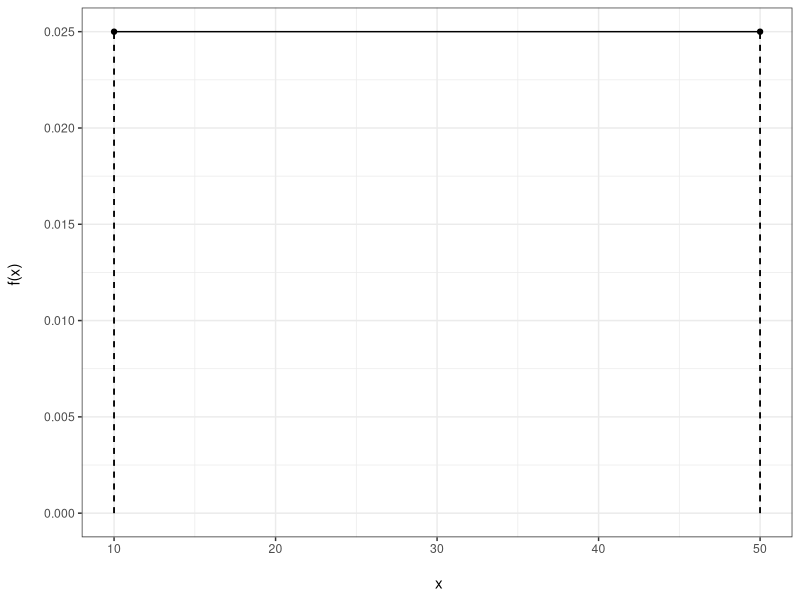
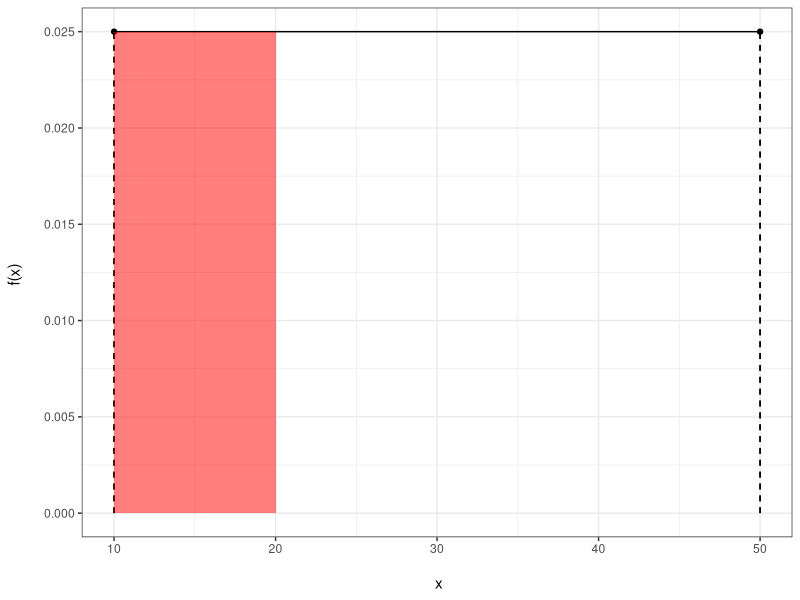
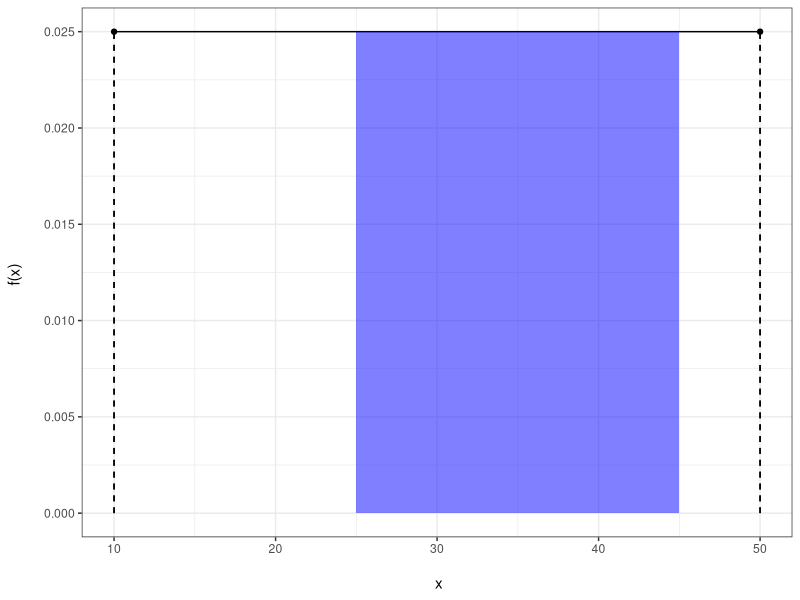

These figures' R source, in order:
## ---- chunk 1
library(ggplot2)

a=10
b=50

d<-data.frame(x=c(a,b),y=c(1/40,1/40))

ggplot(d, aes(x=x,y=y))+geom_point()+geom_line() + xlim(c(a, b)) + ylim(0, 1/(b - a)) +
      labs(x = "\n x", y = "f(x) \n") +
    theme(plot.title = element_text(hjust = 0.5),
          axis.title.x = element_text(face="bold", colour="blue", size = 12),
          axis.title.y = element_text(face="bold", colour="blue", size = 12)) +
    geom_segment(x=a, y=0, xend=a, yend=1/(b - a),linetype = "dashed") +
    geom_segment(x=b, y=0, xend=b, yend=1/(b - a),linetype = "dashed") +
    theme_bw()
## ---- chunk 2
a=10
b=50

d<-data.frame(x=c(a,b),y=c(1/40,1/40))

ggplot(d, aes(x=x,y=y))+geom_point()+geom_line() + xlim(c(a, b)) + ylim(0, 1/(b - a)) +
      labs(x = "\n x", y = "f(x) \n") +
    theme(plot.title = element_text(hjust = 0.5),
          axis.title.x = element_text(face="bold", colour="blue", size = 12),
          axis.title.y = element_text(face="bold", colour="blue", size = 12)) +
    geom_segment(x=a, y=0, xend=a, yend=1/(b - a),linetype = "dashed") +
    geom_segment(x=b, y=0, xend=b, yend=1/(b - a),linetype = "dashed") +
    theme_bw()+
    annotate("rect", 
           xmin = 10, 
           xmax = 20,
           ymin = 0,
           ymax = 1/40,
           fill = "red", alpha=0.5) 

## ---- chunk 3
a=10
b=50

d<-data.frame(x=c(a,b),y=c(1/40,1/40))

ggplot(d, aes(x=x,y=y))+geom_point()+geom_line() + xlim(c(a, b)) + ylim(0, 1/(b - a)) +
      labs(x = "\n x", y = "f(x) \n") +
    theme(plot.title = element_text(hjust = 0.5),
          axis.title.x = element_text(face="bold", colour="blue", size = 12),
          axis.title.y = element_text(face="bold", colour="blue", size = 12)) +
    geom_segment(x=a, y=0, xend=a, yend=1/(b - a),linetype = "dashed") +
    geom_segment(x=b, y=0, xend=b, yend=1/(b - a),linetype = "dashed") +
    theme_bw()+
    annotate("rect", 
           xmin = 25, 
           xmax = 45,
           ymin = 0,
           ymax = 1/40,
           fill = "blue", alpha=0.5) 
